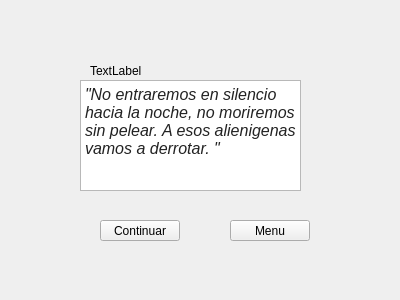
<?xml version="1.0" encoding="UTF-8"?>
<ui version="4.0">
 <class>pausar</class>
 <widget class="QWidget" name="pausar">
  <property name="geometry">
   <rect>
    <x>0</x>
    <y>0</y>
    <width>400</width>
    <height>300</height>
   </rect>
  </property>
  <property name="windowTitle">
   <string>Form</string>
  </property>
  <widget class="QPushButton" name="continue_2">
   <property name="geometry">
    <rect>
     <x>100</x>
     <y>220</y>
     <width>80</width>
     <height>21</height>
    </rect>
   </property>
   <property name="text">
    <string>Continuar</string>
   </property>
  </widget>
  <widget class="QPushButton" name="Mprincipal">
   <property name="geometry">
    <rect>
     <x>230</x>
     <y>220</y>
     <width>80</width>
     <height>21</height>
    </rect>
   </property>
   <property name="text">
    <string>Menu</string>
   </property>
  </widget>
  <widget class="QLabel" name="label">
   <property name="geometry">
    <rect>
     <x>90</x>
     <y>60</y>
     <width>91</width>
     <height>21</height>
    </rect>
   </property>
   <property name="text">
    <string>TextLabel</string>
   </property>
  </widget>
  <widget class="QTextBrowser" name="textBrowser">
   <property name="geometry">
    <rect>
     <x>80</x>
     <y>80</y>
     <width>221</width>
     <height>111</height>
    </rect>
   </property>
   <property name="html">
    <string>&lt;!DOCTYPE HTML PUBLIC &quot;-//W3C//DTD HTML 4.0//EN&quot; &quot;http://www.w3.org/TR/REC-html40/strict.dtd&quot;&gt;
&lt;html&gt;&lt;head&gt;&lt;meta name=&quot;qrichtext&quot; content=&quot;1&quot; /&gt;&lt;style type=&quot;text/css&quot;&gt;
p, li { white-space: pre-wrap; }
&lt;/style&gt;&lt;/head&gt;&lt;body style=&quot; font-family:'MS Shell Dlg 2'; font-size:8.25pt; font-weight:400; font-style:normal;&quot;&gt;
&lt;p style=&quot; margin-top:0px; margin-bottom:0px; margin-left:0px; margin-right:0px; -qt-block-indent:0; text-indent:0px;&quot;&gt;&lt;span style=&quot; font-family:'arial,sans-serif'; font-size:12pt; font-style:italic; color:#222222; background-color:#ffffff;&quot;&gt;&amp;quot;No entraremos en silencio hacia la noche, no moriremos sin pelear. A esos alienigenas vamos a derrotar. &amp;quot;&lt;/span&gt;&lt;/p&gt;&lt;/body&gt;&lt;/html&gt;</string>
   </property>
  </widget>
 </widget>
 <resources/>
 <connections/>
</ui>
